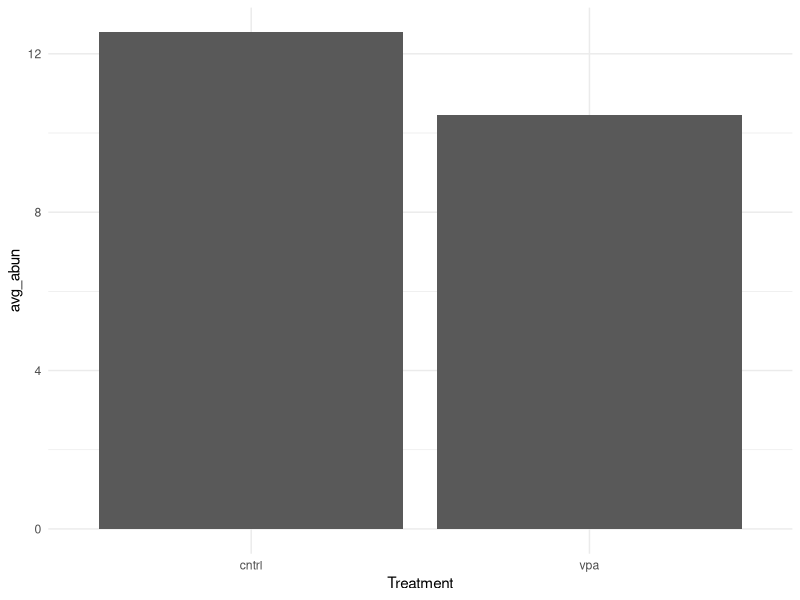
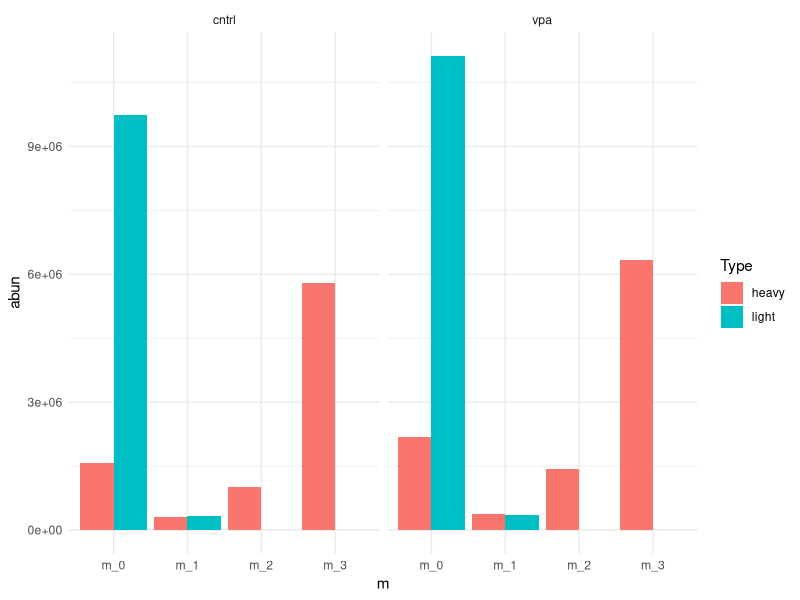
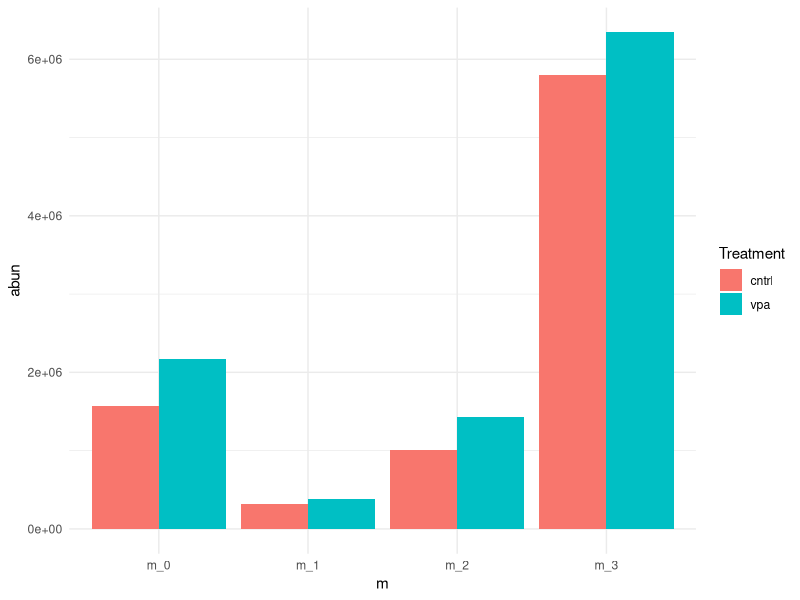
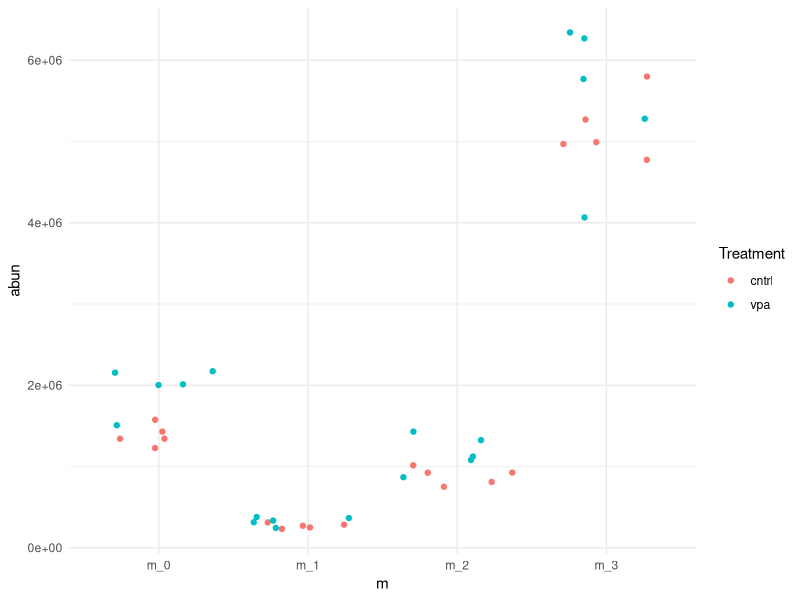
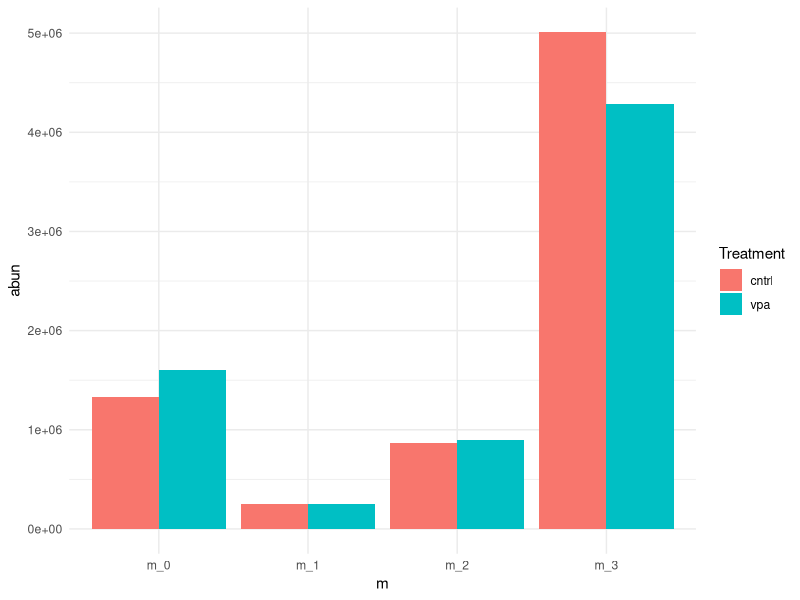
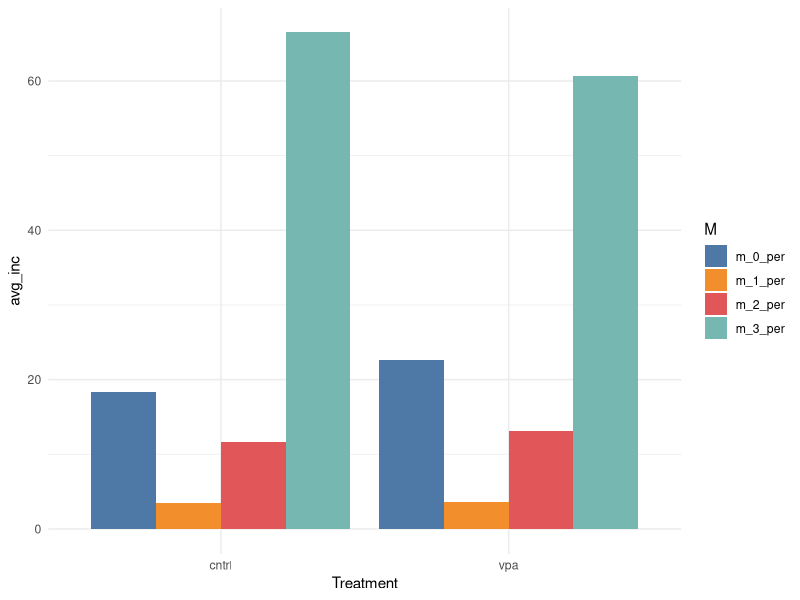
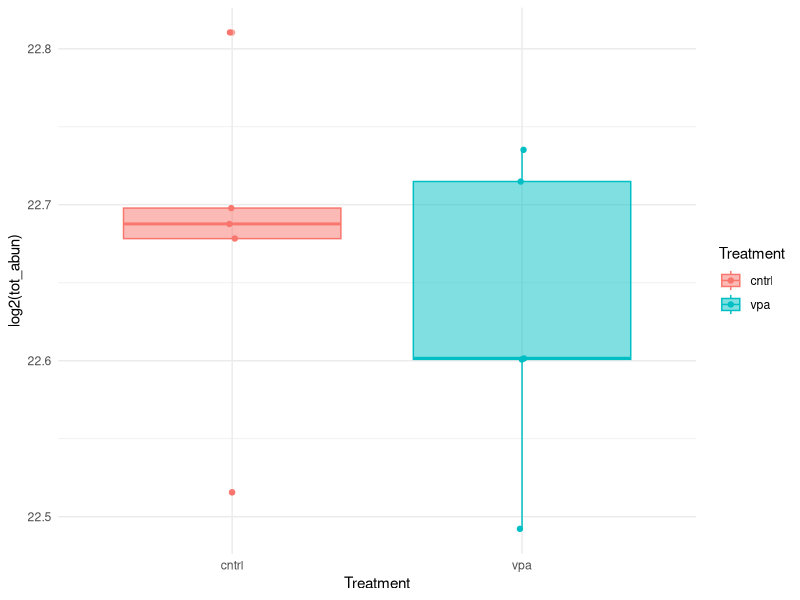
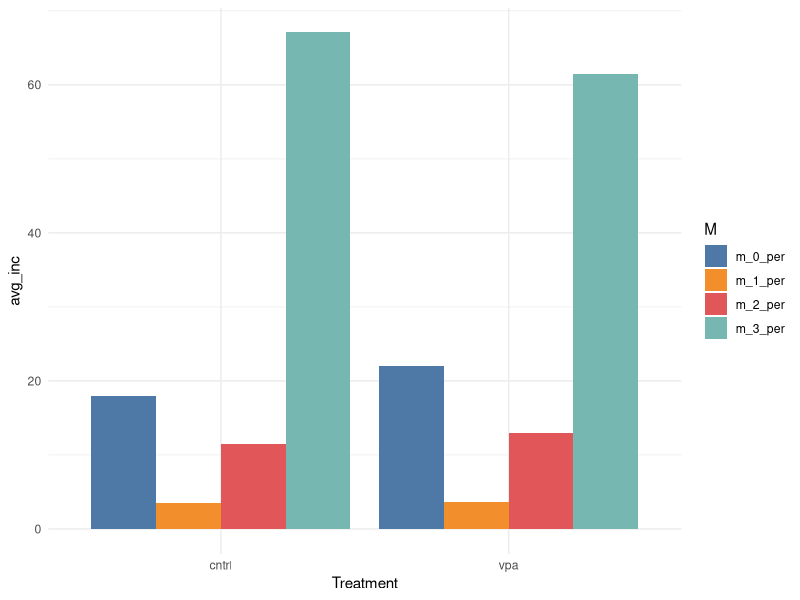

Recreate these plots in R, in order.
## ---- chunk 1
knitr::opts_chunk$set(echo = TRUE, warning = FALSE)
## ---- chunk 2
library(tidyverse)
library(ggthemes)
library(broom)
theme_set(theme_minimal())
## ---- chunk 3
neg.raw <- read_csv("./data/istope_dist/mesc_ser_vpa_isotope_tracing_negmode_isotope_abun.csv", col_types = "cccddddddd")
pos.raw <- read_csv("./data/istope_dist/mesc_ser_vpa_isotope_tracing_posmode_isotope_abun.csv", col_types = "cccddddddd")
## ---- chunk 4
neg.updt <- neg.raw %>%
  rename("Samples" = `File Name`) %>% 
  mutate(
    Samples = str_replace(Samples, ".d", ""),
    Ser = case_when(
      str_detect(Samples, "L") ~ "light",
      str_detect(Samples, "H") ~ "heavy",
      TRUE ~ "other"
      ),
    Treatment = case_when(
      str_detect(Samples, "VPA") ~ "vpa",
      str_detect(Samples, "C") ~ "cntrl",
      TRUE ~ "other"
      )
    ) %>% 
  mutate_at(vars(c(m_0:m_5)), na_if, 0)
pos.updt <- pos.raw %>%
  rename("Samples" = `File Name`) %>% 
  mutate(
    Samples = str_replace(Samples, ".d", ""),
    Ser = case_when(
      str_detect(Samples, "L") ~ "light",
      str_detect(Samples, "H") ~ "heavy",
      TRUE ~ "other"
      ),
    Treatment = case_when(
      str_detect(Samples, "VPA") ~ "vpa",
      str_detect(Samples, "C") ~ "cntrl",
      TRUE ~ "other"
      )
    ) %>% 
  mutate_at(vars(c(m_0:m_5)), na_if, 0)
## ---- chunk 5
### neg mode
neg.l.c.m1 <- neg.updt %>% 
  filter(Ser == "light" & Treatment == "cntrl") %>% 
  mutate(ion_abun_m0m1 = rowSums(cbind(m_0, m_1), na.rm = TRUE)) %>% 
  filter(ion_abun_m0m1 > 1) %>% 
  mutate(m_1_nat_abun = m_1 / (ion_abun_m0m1)) %>% 
  group_by(Compound) %>% 
  summarize(m1_bg = mean(m_1_nat_abun, na.rm = TRUE))
neg.h.m1.inc <- neg.updt %>% 
  filter(Ser == "heavy") %>% 
  inner_join(neg.l.c.m1, "Compound") %>% 
  mutate(m1_abun = round((m_1 / (m_0 + m_1)) - m1_bg, 3) * 100) %>% 
  select(Compound, Samples, Treatment, m1_abun) %>% 
  filter(!is.na(m1_abun))
neg.m1.counts <- neg.h.m1.inc %>% 
  group_by(Compound, Treatment) %>% 
  count() %>% 
  filter(n >= 3)
neg.m1.exclude <- neg.m1.counts %>% 
  group_by(Compound) %>% 
  count() %>% 
  filter(n != 2)
neg.h.m1.inc <- neg.h.m1.inc %>% 
  filter(!(Compound %in% neg.m1.exclude$Compound))
neg.h.m1.sig <- neg.h.m1.inc %>% 
  group_by(Compound) %>% 
  nest() %>% 
  mutate(
    model = map(data, ~ lm(m1_abun ~ Treatment, data = .)),
    glance_model = map(model, glance)
    ) %>% 
  unnest(glance_model) %>% 
  select(-c(data:model)) %>% 
  mutate(adj_pval = p.adjust(p.value, method = "bonferroni", n = length(unique(neg.h.m1.inc$Compound)))) %>% 
  filter(adj_pval < 0.05) %>% 
  inner_join(
    neg.h.m1.inc %>% 
      group_by(Compound, Treatment) %>% 
      summarize(avg_m1_abun = mean(m1_abun)) %>% 
      spread(key = Treatment, value = avg_m1_abun),
    by = "Compound"
    )
neg.h.m1.sig %>% 
  select(Compound, adj_pval:vpa)
neg.h.m1.sig %>% 
  select(Compound, adj_pval:vpa) %>% 
  gather(Treatment, avg_abun, cntrl:vpa) %>% 
  filter(Compound == "L-Serine") %>% 
  ggplot(aes(Treatment, avg_abun)) +
  geom_bar(stat = "identity")

### pos mode
pos.l.c.m1 <- pos.updt %>% 
  filter(Ser == "light" & Treatment == "cntrl") %>% 
  mutate(ion_abun_m0m1 = rowSums(cbind(m_0, m_1), na.rm = TRUE)) %>% 
  filter(ion_abun_m0m1 > 1) %>% 
  mutate(m_1_nat_abun = m_1 / (ion_abun_m0m1)) %>% 
  group_by(Compound) %>% 
  summarize(m1_bg = mean(m_1_nat_abun, na.rm = TRUE))
pos.h.m1.inc <- pos.updt %>% 
  filter(Ser == "heavy") %>% 
  inner_join(pos.l.c.m1, "Compound") %>% 
  mutate(m1_abun = round((m_1 / (m_0 + m_1)) - m1_bg, 3) * 100) %>% 
  select(Compound, Samples, Treatment, m1_abun) %>% 
  filter(!is.na(m1_abun))
pos.m1.counts <- pos.h.m1.inc %>% 
  group_by(Compound, Treatment) %>% 
  count() %>% 
  filter(n >= 3)
pos.m1.exclude <- pos.m1.counts %>% 
  group_by(Compound) %>% 
  count() %>% 
  filter(n != 2)
pos.h.m1.inc <- pos.h.m1.inc %>% 
  filter(!(Compound %in% pos.m1.exclude$Compound))
pos.h.m1.sig <- pos.h.m1.inc %>% 
  group_by(Compound) %>% 
  nest() %>% 
  mutate(
    model = map(data, ~ lm(m1_abun ~ Treatment, data = .)),
    glance_model = map(model, glance)
    ) %>% 
  unnest(glance_model) %>% 
  select(-c(data:model)) %>% 
  mutate(adj_pval = p.adjust(p.value, method = "bonferroni", n = length(unique(pos.h.m1.inc$Compound)))) %>% 
  filter(adj_pval < 0.05) %>% 
  inner_join(
    pos.h.m1.inc %>% 
      group_by(Compound, Treatment) %>% 
      summarize(avg_m1_abun = mean(m1_abun)) %>% 
      spread(key = Treatment, value = avg_m1_abun),
    by = "Compound"
    )
pos.h.m1.sig %>% 
  select(Compound, adj_pval:vpa)
## ---- chunk 6
### Neg mode ###
neg.updt %>% 
  filter(Ser == "heavy" & !(is.na(m_2))) %>% 
  group_by(Compound) %>% 
  count() %>% 
  {table(.$n)}
pos.updt %>% 
  filter(Ser == "heavy" & !(is.na(m_2))) %>% 
  group_by(Compound) %>% 
  count() %>% 
  {table(.$n)}
neg.l.c.m2 <- neg.updt %>% 
  filter(Ser == "light" & Treatment == "cntrl" & !is.na(m_2)) %>% 
  mutate(ion_abun_m0m2 = rowSums(cbind(m_0, m_2), na.rm = TRUE)) %>% 
  filter(ion_abun_m0m2 > 1) %>% 
  mutate(m_2_nat_abun = m_2 / (ion_abun_m0m2)) %>% 
  group_by(Compound) %>% 
  summarize(m2_bg = mean(m_2_nat_abun, na.rm = TRUE))
neg.h.m2.inc <- neg.updt %>% 
  filter(Ser == "heavy" & !is.na(m_2)) %>% 
  inner_join(neg.l.c.m2, "Compound") %>% 
  mutate(m2_abun = round((m_2 / (m_0 + m_2)) - m2_bg, 3) * 100) %>% 
  select(Compound, Samples, Treatment, m2_abun) %>% 
  filter(!is.na(m2_abun))

## Filter out compounds with less than 3 non-missing m2 
neg.m2.counts <- neg.h.m2.inc %>% 
  group_by(Compound, Treatment) %>% 
  count() %>% 
  filter(n >= 3)
## Filter out compounds with missing values for at least one group
neg.m2.exclude <- neg.m2.counts %>% 
  group_by(Compound) %>% 
  count() %>% 
  filter(n != 2)
neg.m2.counts <- neg.m2.counts %>% 
  filter(!(Compound %in% neg.m2.exclude$Compound))
neg.h.m2.inc <- neg.h.m2.inc %>% 
  filter(Compound %in% neg.m2.counts$Compound)
neg.h.m2.sig <- neg.h.m2.inc %>% 
  group_by(Compound) %>% 
  nest() %>% 
  mutate(
    model = map(data, ~ lm(m2_abun ~ Treatment, data = .)),
    glance_model = map(model, glance)
    ) %>% 
  unnest(glance_model) %>% 
  select(-c(data:model)) %>% 
  mutate(adj_pval = p.adjust(p.value, method = "bonferroni", n = length(unique(neg.h.m2.inc$Compound)))) %>% 
  filter(adj_pval < 0.05) %>% 
  inner_join(
    neg.h.m2.inc %>% 
      group_by(Compound, Treatment) %>% 
      summarize(avg_m2_abun = mean(m2_abun)) %>% 
      spread(key = Treatment, value = avg_m2_abun),
    by = "Compound"
    )
neg.h.m2.sig %>% 
  select(Compound, adj_pval:vpa)


### Pos mode ###
pos.l.c.m2 <- pos.updt %>% 
  filter(Ser == "light" & Treatment == "cntrl" & !is.na(m_2)) %>% 
  mutate(ion_abun_m0m2 = rowSums(cbind(m_0, m_2), na.rm = TRUE)) %>% 
  filter(ion_abun_m0m2 > 1) %>% 
  mutate(m_2_nat_abun = m_2 / (ion_abun_m0m2)) %>% 
  group_by(Compound) %>% 
  summarize(m2_bg = mean(m_2_nat_abun, na.rm = TRUE))
pos.h.m2.inc <- pos.updt %>% 
  filter(Ser == "heavy" & !is.na(m_2)) %>% 
  inner_join(pos.l.c.m2, "Compound") %>% 
  mutate(m2_abun = round((m_2 / (m_0 + m_2)) - m2_bg, 3) * 100) %>% 
  select(Compound, Samples, Treatment, m2_abun) %>% 
  filter(!is.na(m2_abun))

## Filter out compounds with less than 3 non-missing m2 
pos.m2.counts <- pos.h.m2.inc %>% 
  group_by(Compound, Treatment) %>% 
  count() %>% 
  filter(n >= 3)
## Filter out compounds with missing values for at least one group
pos.m2.exclude <- pos.m2.counts %>% 
  group_by(Compound) %>% 
  count() %>% 
  filter(n != 2)
pos.m2.counts <- pos.m2.counts %>% 
  filter(!(Compound %in% pos.m2.exclude$Compound))
pos.h.m2.inc <- pos.h.m2.inc %>% 
  filter(Compound %in% pos.m2.counts$Compound)
pos.h.m2.sig <- pos.h.m2.inc %>% 
  group_by(Compound) %>% 
  nest() %>% 
  mutate(
    model = map(data, ~ lm(m2_abun ~ Treatment, data = .)),
    glance_model = map(model, glance)
    ) %>% 
  unnest(glance_model) %>% 
  select(-c(data:model)) %>% 
  mutate(adj_pval = p.adjust(p.value, method = "bonferroni", n = length(unique(pos.h.m2.inc$Compound)))) %>% 
  filter(adj_pval < 0.05) %>% 
  inner_join(
    pos.h.m2.inc %>% 
      group_by(Compound, Treatment) %>% 
      summarize(avg_m2_abun = mean(m2_abun)) %>% 
      spread(key = Treatment, value = avg_m2_abun),
    by = "Compound"
    )
pos.h.m2.sig %>% 
  select(Compound, adj_pval:vpa)
## ---- chunk 7
neg.updt %>% 
  filter(Ser == "heavy" & !(is.na(m_3))) %>% 
  group_by(Compound) %>% 
  count() %>% 
  {table(.$n)}
pos.updt %>% 
  filter(Ser == "heavy" & !(is.na(m_3))) %>% 
  group_by(Compound) %>% 
  count() %>% 
  {table(.$n)}
### Neg mode ###
neg.l.c.m3 <- neg.updt %>% 
  filter(Ser == "light" & Treatment == "cntrl" & !is.na(m_3)) %>% 
  mutate(ion_abun_m0m3 = rowSums(cbind(m_0, m_3), na.rm = TRUE)) %>% 
  filter(ion_abun_m0m3 > 1) %>% 
  mutate(m_3_nat_abun = m_3 / (ion_abun_m0m3)) %>% 
  group_by(Compound) %>% 
  summarize(m3_bg = mean(m_3_nat_abun, na.rm = TRUE))
neg.h.m3.inc <- neg.updt %>% 
  filter(Ser == "heavy" & !is.na(m_3)) %>% 
  inner_join(neg.l.c.m3, "Compound") %>% 
  mutate(m3_abun = round((m_3 / (m_0 + m_3)) - m3_bg, 3) * 100) %>% 
  select(Compound, Samples, Treatment, m3_abun) %>% 
  filter(!is.na(m3_abun))
## Filter out compounds with less than 3 non-missing m2 
neg.m3.counts <- neg.h.m3.inc %>% 
  group_by(Compound, Treatment) %>% 
  count() %>% 
  filter(n >= 3)
## Filter out compounds with missing values for at least one group
neg.m3.exclude <- neg.m3.counts %>% 
  group_by(Compound) %>% 
  count() %>% 
  filter(n != 2)
neg.m3.counts <- neg.m3.counts %>% 
  filter(!(Compound %in% neg.m3.exclude$Compound))
neg.h.m3.inc <- neg.h.m3.inc %>% 
  filter(Compound %in% neg.m3.counts$Compound)
neg.h.m3.sig <- neg.h.m3.inc %>% 
  group_by(Compound) %>% 
  nest() %>% 
  mutate(
    model = map(data, ~ lm(m3_abun ~ Treatment, data = .)),
    glance_model = map(model, glance)
    ) %>% 
  unnest(glance_model) %>% 
  select(-c(data:model)) %>% 
  mutate(adj_pval = p.adjust(p.value, method = "bonferroni", n = length(unique(neg.h.m3.inc$Compound)))) %>% 
  filter(adj_pval < 0.05) %>% 
  inner_join(
    neg.h.m3.inc %>% 
      group_by(Compound, Treatment) %>% 
      summarize(avg_m3_abun = mean(m3_abun)) %>% 
      spread(key = Treatment, value = avg_m3_abun),
    by = "Compound"
    )
neg.h.m3.sig %>% 
  select(Compound, adj_pval:vpa)
### Pos mode ###
pos.l.c.m3 <- pos.updt %>% 
  filter(Ser == "light" & Treatment == "cntrl" & !is.na(m_3)) %>% 
  mutate(ion_abun_m0m3 = rowSums(cbind(m_0, m_3), na.rm = TRUE)) %>% 
  filter(ion_abun_m0m3 > 1) %>% 
  mutate(m_3_nat_abun = m_3 / (ion_abun_m0m3)) %>% 
  group_by(Compound) %>% 
  summarize(m3_bg = mean(m_3_nat_abun, na.rm = TRUE))
pos.h.m3.inc <- pos.updt %>% 
  filter(Ser == "heavy" & !is.na(m_3)) %>% 
  inner_join(pos.l.c.m3, "Compound") %>% 
  mutate(m3_abun = round((m_3 / (m_0 + m_3)) - m3_bg, 3) * 100) %>% 
  select(Compound, Samples, Treatment, m3_abun) %>% 
  filter(!is.na(m3_abun))
## Filter out compounds with less than 3 non-missing m2 
pos.m3.counts <- pos.h.m3.inc %>% 
  group_by(Compound, Treatment) %>% 
  count() %>% 
  filter(n >= 3)
## Filter out compounds with missing values for at least one group
pos.m3.exclude <- pos.m3.counts %>% 
  group_by(Compound) %>% 
  count() %>% 
  filter(n != 2)
pos.m3.counts <- pos.m3.counts %>% 
  filter(!(Compound %in% pos.m3.exclude$Compound))
pos.h.m3.inc <- pos.h.m3.inc %>% 
  filter(Compound %in% pos.m3.counts$Compound)
pos.h.m3.sig <- pos.h.m3.inc %>% 
  group_by(Compound) %>% 
  nest() %>% 
  mutate(
    model = map(data, ~ lm(m3_abun ~ Treatment, data = .)),
    glance_model = map(model, glance)
    ) %>% 
  unnest(glance_model) %>% 
  select(-c(data:model)) %>% 
  mutate(adj_pval = p.adjust(p.value, method = "bonferroni", n = length(unique(pos.h.m3.inc$Compound)))) %>% 
  filter(adj_pval < 0.05) %>% 
  inner_join(
    pos.h.m3.inc %>% 
      group_by(Compound, Treatment) %>% 
      summarize(avg_m3_abun = mean(m3_abun)) %>% 
      spread(key = Treatment, value = avg_m3_abun),
    by = "Compound"
    )
pos.h.m3.sig %>% 
  select(Compound, adj_pval:vpa)
## ---- chunk 8
sig.isotopologues <- neg.h.m1.sig %>% 
  select(Compound, adj_pval:vpa) %>% 
  mutate(mode = "Neg", m_num = "M+1") %>% 
  filter(Compound != "Succinic Acid") %>% 
  bind_rows(
    pos.h.m1.sig %>% 
      select(Compound, adj_pval:vpa) %>% 
      mutate(mode = "Pos", m_num = "M+1")
    ) %>% 
  bind_rows(
    neg.h.m2.sig %>% 
      select(Compound, adj_pval:vpa) %>% 
      mutate(mode = "Neg", m_num = "M+2")
    ) %>% 
  bind_rows(
    pos.h.m2.sig %>% 
      select(Compound, adj_pval:vpa) %>% 
      mutate(
        Compound = ifelse(str_detect(Compound, "NADP"), "NADP+", Compound),
        mode = "Pos", m_num = "M+2"
        ) %>% 
      filter(Compound != "CDP")
    ) %>% 
  bind_rows(
    neg.h.m3.sig %>% 
      select(Compound, adj_pval:vpa) %>% 
      mutate(mode = "Neg", m_num = "M+3") %>% 
      filter(Compound != "Proline")
    ) %>% 
  bind_rows(
    pos.h.m3.sig %>% 
      select(Compound, adj_pval:vpa) %>% 
      mutate(mode = "Pos", m_num = "M+3")
    ) %>% 
  arrange(Compound, mode, m_num) %>% 
  filter(Compound != "UMP")
sig.isotopologues
#write_csv(sig.isotopologues, path = "./results/sig_isotopologues.csv")
## ---- chunk 9
pos.h.m1.inc %>% 
  full_join(pos.h.m2.inc, by = c("Compound", "Samples")) %>% 
  full_join(pos.h.m3.inc, by = c("Compound", "Samples")) %>% 
  filter(str_detect(Compound, "Serine"))
pos.updt %>% 
  filter(str_detect(Compound, "Serine") & Type != "mix" & Type != "solv") %>% 
  select(-c(m_4:m_5)) %>% 
  gather(key = "m", value = "abun", m_0:m_3) %>% 
  ggplot(aes(m, abun, group = Type, fill = Type)) +
  geom_bar(stat = "identity", position = position_dodge()) +
  facet_wrap(~ Treatment)
pos.updt %>% 
  filter(str_detect(Compound, "Serine") & Type != "mix" & Type != "solv") %>% 
  select(-c(m_4:m_5)) %>% 
  filter(Type == "heavy") %>% 
  gather(key = "m", value = "abun", m_0:m_3) %>% 
  ggplot(aes(m, abun, group = Treatment, fill = Treatment)) +
  geom_bar(stat = "identity", position = position_dodge()) 
pos.updt %>% 
  filter(str_detect(Compound, "Serine") & Type != "mix" & Type != "solv") %>% 
  select(-c(m_4:m_5)) %>% 
  filter(Type == "heavy") %>% 
  gather(key = "m", value = "abun", m_0:m_3) %>% 
  ggplot(aes(m, abun, group = Treatment, color = Treatment)) +
  geom_jitter()
neg.updt %>% 
  filter(str_detect(Compound, "Serine") & Type != "mix" & Type != "solv") %>% 
  select(-c(m_4:m_5)) %>% 
  filter(Type == "heavy") %>% 
  gather(key = "m", value = "abun", m_0:m_3) %>% 
  ggplot(aes(m, abun, group = Treatment, fill = Treatment)) +
  geom_bar(stat = "identity", position = position_dodge())

neg.ser.m1.bg <- neg.updt %>% 
  filter(str_detect(Compound, "Serine") & Type != "mix" & Type != "solv") %>% 
  select(-c(m_4:m_5)) %>% 
  filter(Type == "light") %>% 
  select(-c(m_2:m_3)) %>% 
  mutate(m1_bg = m_1 * 100 /(m_0 + m_1))
neg.ser.m1.bg %>% 
  summarize(mean_m1_bg = mean(m1_bg))
neg.updt %>% 
  filter(str_detect(Compound, "Serine") & Type != "mix" & Type != "solv") %>% 
  select(-c(m_4:m_5)) %>% 
  filter(Type == "heavy") %>% 
  mutate(
    m_0_per = m_0 * 100 / (m_0 + m_1 + m_2 + m_3),
    m_1_per = m_1 * 100 / (m_0 + m_1 + m_2 + m_3),
    m_2_per = m_2 * 100 /  (m_0 + m_1 + m_2 + m_3),
    m_3_per = m_3 * 100 /  (m_0 + m_1 + m_2 + m_3)
    ) %>% 
  gather("M", "per_inc", m_0_per:m_3_per) %>% 
  group_by(Treatment, M) %>% 
  summarize(
    avg_inc = mean(per_inc),
    se_inc = sd(per_inc) / sqrt(length(per_inc))
    ) %>% 
  ggplot(aes(Treatment, avg_inc, fill = M)) +
  geom_bar(stat = "identity", position = "dodge") +
  scale_fill_tableau()
neg.updt %>% 
  filter(str_detect(Compound, "Serine") & Type != "mix" & Type != "solv") %>% 
  select(-c(m_4:m_5)) %>% 
  filter(Type == "heavy") %>% 
  mutate(tot_abun = m_0 + m_1 + m_2 + m_3) %>% 
  ggplot(aes(Treatment, log2(tot_abun), color = Treatment, fill = Treatment)) +
  geom_boxplot(alpha = 0.5) +
  geom_jitter(width = 0.01)


pos.updt %>% 
  filter(str_detect(Compound, "Serine") & Type != "mix" & Type != "solv") %>% 
  select(-c(m_4:m_5)) %>% 
  filter(Type == "heavy") %>% 
  mutate(
    m_0_per = m_0 * 100 / (m_0 + m_1 + m_2 + m_3),
    m_1_per = m_1 * 100 / (m_0 + m_1 + m_2 + m_3),
    m_2_per = m_2 * 100 /  (m_0 + m_1 + m_2 + m_3),
    m_3_per = m_3 * 100 /  (m_0 + m_1 + m_2 + m_3)
    ) %>% 
  gather("M", "per_inc", m_0_per:m_3_per) %>% 
  group_by(Treatment, M) %>% 
  summarize(
    avg_inc = mean(per_inc),
    se_inc = sd(per_inc) / sqrt(length(per_inc))
    ) %>% 
  ggplot(aes(Treatment, avg_inc, fill = M)) +
  geom_bar(stat = "identity", position = "dodge") +
  scale_fill_tableau()

pos.updt %>% 
  filter(str_detect(Compound, "Serine") & Type != "mix" & Type != "solv") %>% 
  select(-c(m_4:m_5)) %>% 
  filter(Type == "heavy") %>% 
  mutate(tot_abun = m_0 + m_1 + m_2 + m_3) %>% 
  ggplot(aes(Treatment, log2(tot_abun), color = Treatment, fill = Treatment)) +
  geom_boxplot(alpha = 0.5) +
  geom_jitter(width = 0.01)



pos.ser.m.data <- pos.h.m1.inc %>% 
  full_join(pos.h.m2.inc, by = c("Compound", "Samples")) %>% 
  full_join(pos.h.m3.inc, by = c("Compound", "Samples")) %>% 
  filter(str_detect(Compound, "Serine")) %>% 
  select(-c(Treatment.x, Treatment.y)) %>% 
  select(Compound:Samples, Treatment, everything()) %>% 
  gather(m, "percent_abun", m1_abun:m3_abun) %>% 
  mutate(
    percent_abun = replace_na(percent_abun, 0),
    m = case_when(
      m == "m1_abun" ~ "M + 1",
      m == "m2_abun" ~ "M + 2",
      m == "m3_abun" ~ "M + 3",
      TRUE ~ "Don't know"
      )
    )
pos.ser.m.data %>%
  group_by(Treatment, m) %>% 
  summarize(
    mean_per_abun = mean(percent_abun),
    se_per_abun = sd(percent_abun) / sqrt(length(percent_abun))
  ) %>% 
  filter(m != "M + 2") %>% 
  ggplot(aes(m, mean_per_abun, group = Treatment, fill = Treatment)) +
  geom_bar(stat = "identity", position = position_dodge()) +
  geom_errorbar(aes(ymin = mean_per_abun - se_per_abun, ymax = mean_per_abun + se_per_abun), width = 0.2, position = position_dodge(0.9)) +
  scale_fill_manual(values = c("#56B4E9", "#E69F00")) +
  facet_wrap(~ m, scales = "free")

neg.h.m1.inc %>% 
  full_join(neg.h.m2.inc, by = c("Compound", "Samples")) %>% 
  full_join(neg.h.m3.inc, by = c("Compound", "Samples")) %>% 
  filter(str_detect(Compound, "AMP"))
## ---- chunk 10
neg.updt %>% 
  filter(str_detect(Compound, "ATP") & Type != "mix" & Type != "solv") %>% 
  select(-m_5) %>% 
  filter(Type == "heavy") %>% 
  mutate(
    m_0_per = m_0 * 100 / (m_0 + m_1 + m_2 + m_3 + m_4),
    m_1_per = m_1 * 100 / (m_0 + m_1 + m_2 + m_3 + m_4),
    m_2_per = m_2 * 100 /  (m_0 + m_1 + m_2 + m_3+ m_4),
    m_3_per = m_3 * 100 /  (m_0 + m_1 + m_2 + m_3 + m_4),
    m_4_per = m_3 * 100 /  (m_0 + m_1 + m_2 + m_3 + m_4),
    ) %>% 
  gather("M", "per_inc", m_0_per:m_4_per) %>% 
  group_by(Treatment, M) %>% 
  summarize(
    avg_inc = mean(per_inc),
    se_inc = sd(per_inc) / sqrt(length(per_inc))
    ) %>% 
  ggplot(aes(Treatment, avg_inc, fill = M)) +
  geom_bar(stat = "identity", position = "dodge") +
  scale_fill_tableau()
neg.updt %>% 
  filter(str_detect(Compound, "ATP") & Type != "mix" & Type != "solv") %>% 
  select(-m_5) %>% 
  filter(Type == "heavy") %>% 
  mutate(tot_abun = m_0 + m_1 + m_2 + m_3 + m_4) %>% 
  ggplot(aes(Treatment, log2(tot_abun), color = Treatment, fill = Treatment)) +
  geom_boxplot(alpha = 0.5) +
  geom_jitter(width = 0.01)



neg.updt %>% 
  filter(str_detect(Compound, "AMP") & Type != "mix" & Type != "solv") %>% 
  select(-c(m_3:m_5)) %>% 
  filter(Type == "heavy") %>% 
  mutate(
    m_0_per = m_0 * 100 / (m_0 + m_1 + m_2),
    m_1_per = m_1 * 100 / (m_0 + m_1 + m_2),
    m_2_per = m_2 * 100 /  (m_0 + m_1 + m_2)
    ) %>% 
  gather("M", "per_inc", m_0_per:m_2_per) %>% 
  group_by(Treatment, M) %>% 
  summarize(
    avg_inc = mean(per_inc),
    se_inc = sd(per_inc) / sqrt(length(per_inc))
    ) %>% 
  ggplot(aes(Treatment, avg_inc, fill = M)) +
  geom_bar(stat = "identity", position = "dodge") +
  scale_fill_tableau()
neg.updt %>% 
  filter(str_detect(Compound, "AMP") & Type != "mix" & Type != "solv") %>% 
  select(-c(m_3:m_5)) %>% 
  filter(Type == "heavy") %>% 
  mutate(tot_abun = m_0 + m_1 + m_2) %>% 
  ggplot(aes(Treatment, log2(tot_abun), color = Treatment, fill = Treatment)) +
  geom_boxplot(alpha = 0.5) +
  geom_jitter(width = 0.01)


pos.updt %>% 
  filter(str_detect(Compound, "ATP") & Type != "mix" & Type != "solv") %>% 
  select(-c(m_4:m_5)) %>% 
  filter(Type == "heavy") %>% 
  mutate(
    m_0_per = m_0 * 100 / (m_0 + m_1 + m_2 + m_3),
    m_1_per = m_1 * 100 / (m_0 + m_1 + m_2 + m_3),
    m_2_per = m_2 * 100 /  (m_0 + m_1 + m_2 + m_3),
    m_3_per = m_3 * 100 /  (m_0 + m_1 + m_2 + m_3)
    ) %>% 
  gather("M", "per_inc", m_0_per:m_3_per) %>% 
  group_by(Treatment, M) %>% 
  summarize(
    avg_inc = mean(per_inc),
    se_inc = sd(per_inc) / sqrt(length(per_inc))
    ) %>% 
  ggplot(aes(Treatment, avg_inc, fill = M)) +
  geom_bar(stat = "identity", position = "dodge") +
  scale_fill_tableau()

pos.updt %>% 
  filter(Compound == "ATP" & Type != "mix" & Type != "solv") %>% 
  select(-c(m_4:m_5)) %>% 
  filter(Type == "heavy") %>% 
  mutate(tot_abun = m_0 + m_1 + m_2 + m_3) %>% 
  ggplot(aes(Treatment, log2(tot_abun), color = Treatment, fill = Treatment)) +
  geom_boxplot(alpha = 0.5) +
  geom_jitter(width = 0.01)

pos.updt %>% 
  filter(Compound == "dTTP" & Type != "mix" & Type != "solv") %>% 
  select(-c(m_2:m_5)) %>% 
  filter(Type == "heavy") %>% 
  mutate(tot_abun = m_0 + m_1) %>% 
  ggplot(aes(Treatment, log2(tot_abun), color = Treatment, fill = Treatment)) +
  geom_boxplot(alpha = 0.5) +
  geom_jitter(width = 0.01)
pos.updt %>% 
  filter(str_detect(Compound, "dTTP") & Type != "mix" & Type != "solv") %>% 
  select(-c(m_2:m_5)) %>% 
  filter(Type == "heavy") %>% 
  mutate(
    m_0_per = m_0 * 100 / (m_0 + m_1),
    m_1_per = m_1 * 100 / (m_0 + m_1)
    ) %>% 
  gather("M", "per_inc", m_0_per:m_1_per) %>% 
  group_by(Treatment, M) %>% 
  summarize(
    avg_inc = mean(per_inc),
    se_inc = sd(per_inc) / sqrt(length(per_inc))
    ) %>% 
  ggplot(aes(Treatment, avg_inc, fill = M)) +
  geom_bar(stat = "identity", position = "dodge") +
  scale_fill_tableau()
